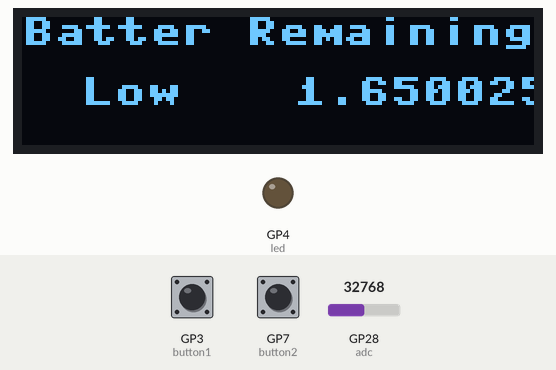
This program was run on a simulated Raspberry Pi Pico running MicroPython. Shown: 128×64 one-colour display, output pins drawn as LEDs (lit = HIGH). Inputs (shaded band) come from the test bench; at power-on: GP28 (adc) = 32768, GP3 (button1) HIGH, GP7 (button2) HIGH (analog values on the 0–65535 scale). Library files of the repository ran but are not shown: ssd1306.py; what the program prints to the serial console is not drawn. At 10.3 s the program stops and its outputs stay as they are.

Above: at 1.2 s.
1.3 s: GP28 (adc) set to 44944
At 3.1 s:
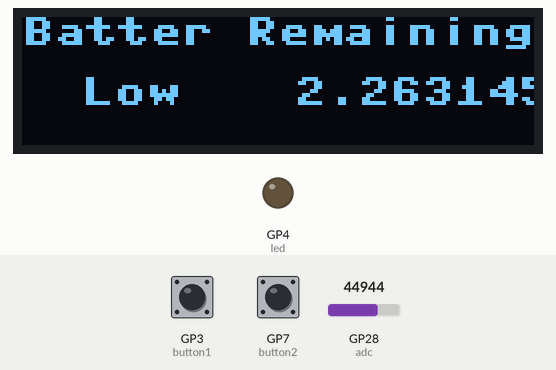
3.6 s: GP28 (adc) set to 46160
At 5.3 s:
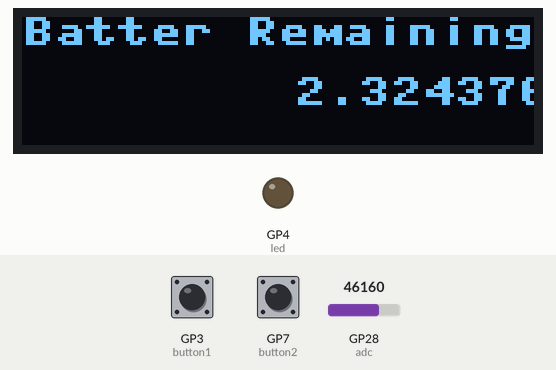
5.6 s: GP3 (button1) pulled LOW for 1.25 s
At 7.4 s:
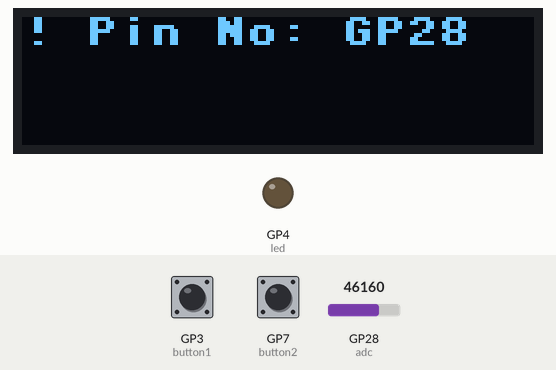
9.7 s: GP7 (button2) pulled LOW for 1.25 s
At 10.7 s:
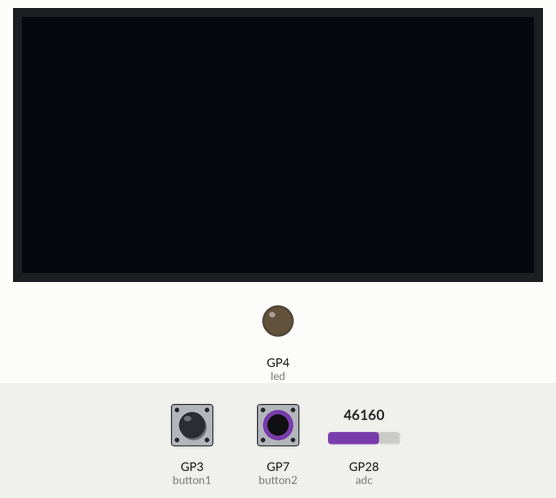
Timing chart, 0 to 11.8 s (numbered marks = the images above; inputs shaded):
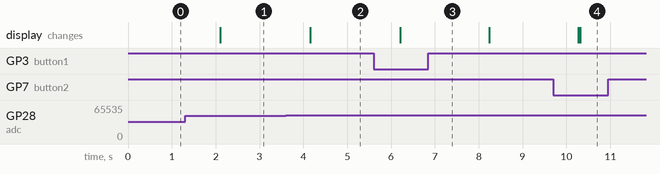

Measured:
- the behaviour switches between 45664 and 45680 on GP28 (adc) (found by bisection; images 1 and 2)
- after the input at 1.3 s, the display: changes after 0.81 s (image 1)
- after the input at 3.6 s, the display: changes after 0.56 s (image 2)
- after the input at 5.6 s, the display: changes after 0.61 s (image 3)
- after the input at 9.7 s, the display: first changes after 0.57 s (image 4 shows a later state)

The program:

Battery_level.py
```python
import machine
from machine import Pin, I2C
from ssd1306 import SSD1306_I2C
import utime

led = Pin(4, Pin.OUT)
led.value(0)

def pico_volt_main():
    # set up analog input on pin GP28
    adc = machine.ADC(28)

# set up serial communication at 9600 baud
#uart = machine.UART(0, 9600)

    i2c = I2C(0, scl = Pin(1), sda = Pin(0), freq = 200000)
    oled = SSD1306_I2C(128, 32, i2c)

    button1 = Pin(3, Pin.IN, Pin.PULL_UP)
    button2 = Pin(7, Pin.IN, Pin.PULL_UP)

    while True:
    # read the voltage on GP28
        voltage = adc.read_u16() * 3.3 / 65535.0
    # print the voltage to the serial monitor
    #uart.write("Voltage: {:.2f} V\n".format(voltage))
        print(voltage)
        oled.fill(0)
        oled.text("Batter Remaining: ", 0, 0)
        oled.text(str(voltage) + " V", 68, 15)# ("text", x, y)
        if voltage > 3.0:
            oled.text("High",15,15)
        elif voltage < 3.0 and voltage > 2.4:
            oled.text("Mid",15,15)
        elif voltage < 2.3 and voltage > 0:
            oled.text("Low",15,15)
        oled.show()
    # wait for 1 second before taking the next measurement
        utime.sleep(1)
#     if right.value()!=0 and left.value()!=0 and button1.value()!=0 and button2.value()!=0:
#         # exit the loop
#         break

        if button1.value()!=1:
            oled.fill(0)
            oled.text("! Pin No: GP28",0,0)
            oled.show()
            utime.sleep(2)

        if button2.value() != 1:
            oled = SSD1306_I2C(128, 64, i2c)
            break

if __name__ == "__main__":
    pico_volt_main()
```
